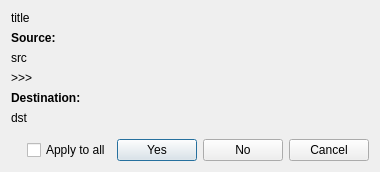
<?xml version="1.0" encoding="UTF-8"?>
<ui version="4.0">
 <class>FileReplaceDialog</class>
 <widget class="QDialog" name="FileReplaceDialog">
  <property name="geometry">
   <rect>
    <x>0</x>
    <y>0</y>
    <width>380</width>
    <height>169</height>
   </rect>
  </property>
  <property name="windowTitle">
   <string>Dialog</string>
  </property>
  <layout class="QVBoxLayout" name="verticalLayout">
   <item>
    <widget class="QLabel" name="titleLabel">
     <property name="text">
      <string>title</string>
     </property>
    </widget>
   </item>
   <item>
    <widget class="QLabel" name="label_4">
     <property name="font">
      <font>
       <weight>75</weight>
       <bold>true</bold>
      </font>
     </property>
     <property name="text">
      <string>Source:</string>
     </property>
    </widget>
   </item>
   <item>
    <widget class="QLabel" name="srcLabel">
     <property name="text">
      <string>src</string>
     </property>
     <property name="wordWrap">
      <bool>false</bool>
     </property>
    </widget>
   </item>
   <item>
    <widget class="QLabel" name="label_5">
     <property name="text">
      <string>&gt;&gt;&gt;</string>
     </property>
    </widget>
   </item>
   <item>
    <widget class="QLabel" name="label_2">
     <property name="font">
      <font>
       <weight>75</weight>
       <bold>true</bold>
      </font>
     </property>
     <property name="text">
      <string>Destination:</string>
     </property>
    </widget>
   </item>
   <item>
    <widget class="QLabel" name="dstLabel">
     <property name="text">
      <string>dst</string>
     </property>
     <property name="wordWrap">
      <bool>true</bool>
     </property>
    </widget>
   </item>
   <item>
    <spacer name="verticalSpacer">
     <property name="orientation">
      <enum>Qt::Vertical</enum>
     </property>
     <property name="sizeType">
      <enum>QSizePolicy::MinimumExpanding</enum>
     </property>
     <property name="sizeHint" stdset="0">
      <size>
       <width>20</width>
       <height>8</height>
      </size>
     </property>
    </spacer>
   </item>
   <item>
    <layout class="QHBoxLayout" name="horizontalLayout">
     <item>
      <spacer name="horizontalSpacer">
       <property name="orientation">
        <enum>Qt::Horizontal</enum>
       </property>
       <property name="sizeHint" stdset="0">
        <size>
         <width>40</width>
         <height>20</height>
        </size>
       </property>
      </spacer>
     </item>
     <item>
      <widget class="QCheckBox" name="applyAllCheckBox">
       <property name="text">
        <string>Apply to all</string>
       </property>
      </widget>
     </item>
     <item>
      <widget class="QPushButton" name="yesButton">
       <property name="text">
        <string>Yes</string>
       </property>
      </widget>
     </item>
     <item>
      <widget class="QPushButton" name="noButton">
       <property name="text">
        <string>No</string>
       </property>
      </widget>
     </item>
     <item>
      <widget class="QPushButton" name="cancelButton">
       <property name="text">
        <string>Cancel</string>
       </property>
      </widget>
     </item>
    </layout>
   </item>
  </layout>
 </widget>
 <tabstops>
  <tabstop>yesButton</tabstop>
  <tabstop>noButton</tabstop>
  <tabstop>cancelButton</tabstop>
  <tabstop>applyAllCheckBox</tabstop>
 </tabstops>
 <resources/>
 <connections/>
</ui>
